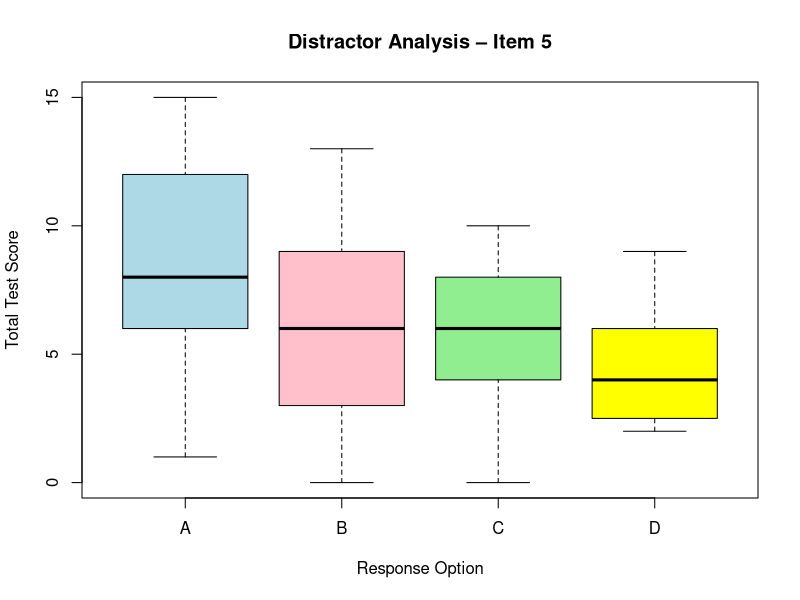

Recreate this plot in R.
## ---- chunk 1
# Clean workspace
rm(list = ls())

# Load required library
library(psych)

# Reproducibility
set.seed(123)

## ---- chunk 2
n_persons <- 200     # Number of test takers
n_items   <- 15      # Number of test items

options <- c("A", "B", "C", "D")
correct_key <- rep("A", n_items)

# Simulated latent ability (not observed in practice)
theta <- rnorm(n_persons, mean = 0, sd = 1)
## ---- chunk 3
simulate_item <- function(theta, a_range = c(1.0, 1.5), b_range = c(-1, 1)) {
  sapply(theta, function(t) {
    a <- runif(1, a_range[1], a_range[2])  # discrimination
    b <- runif(1, b_range[1], b_range[2])  # difficulty
    
    # Probability of a correct response
    p <- 1 / (1 + exp(-a * (t - b)))
    correct <- rbinom(1, 1, prob = p)
    
    if (correct == 1) {
      "A"
    } else {
      distractors <- options[options != "A"]
      probs <- c(0.5, 0.3, 0.2)  # Unequal distractor attractiveness
      sample(distractors, 1, prob = probs)
    }
  })
}
## ---- chunk 4
mc_data <- sapply(1:n_items, function(i) {
  if (i == 5) {
    # Intentionally weaker item
    simulate_item(theta,
                  a_range = c(0.6, 0.9),
                  b_range = c(-1.5, -0.5))
  } else {
    simulate_item(theta)
  }
})

mc_data <- as.data.frame(mc_data)
colnames(mc_data) <- paste0("Item_", 1:n_items)

## ---- chunk 5
knitr::kable(head(mc_data, 5), caption = "First 5 rows of the simulated test data")
## ---- chunk 6
scored_data <- as.data.frame(
  sapply(mc_data, function(x) as.numeric(x == "A"))
)
## ---- chunk 7
knitr::kable(head(scored_data, 5), caption = "First 5 rows of the scored test data")
## ---- chunk 8
alpha_results <- alpha(scored_data)

item_difficulty     <- colMeans(scored_data)
item_discrimination <- alpha_results$item.stats$r.drop
alpha_if_deleted    <- alpha_results$alpha.drop$raw_alpha
## ---- chunk 9
ctt_summary <- data.frame(
  Item = colnames(scored_data),
  Difficulty = round(item_difficulty, 2),
  Discrimination = round(item_discrimination, 2),
  Alpha_if_deleted = round(alpha_if_deleted, 2)
)

print(ctt_summary)
cat("Overall Cronbach's alpha:",
    round(alpha_results$total$raw_alpha, 2))

## ---- chunk 10
item5 <- mc_data$Item_5
total_score <- rowSums(scored_data)

# Option frequencies
prop.table(table(item5))
## ---- chunk 11
# Mean total score by option

aggregate(total_score,
          by = list(Option = item5),
          mean)
## ---- chunk 12
boxplot(total_score ~ item5,
        xlab = "Response Option",
        ylab = "Total Test Score",
        main = "Distractor Analysis – Item 5",
        col = c("lightblue","pink","lightgreen","yellow"))
